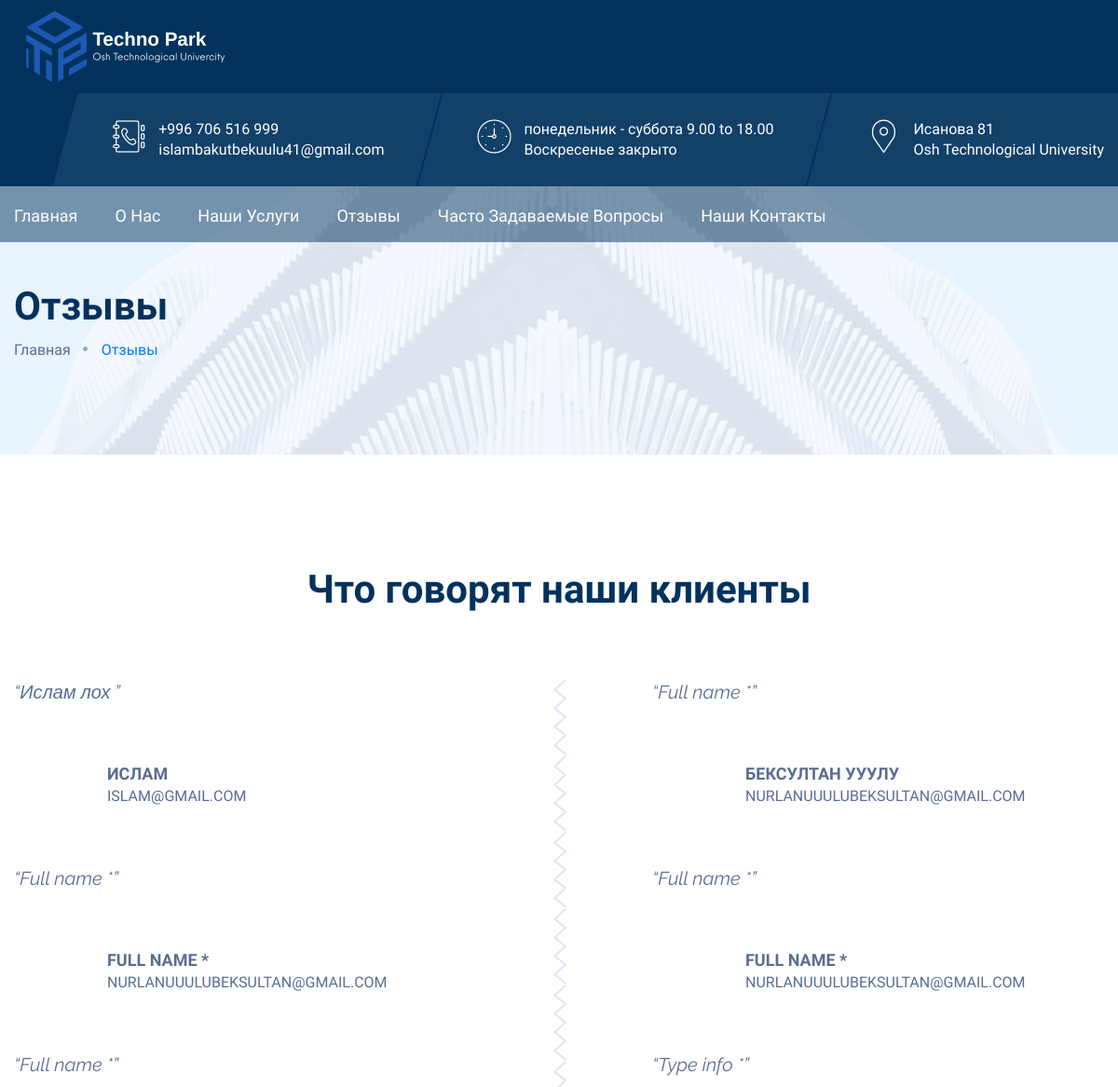
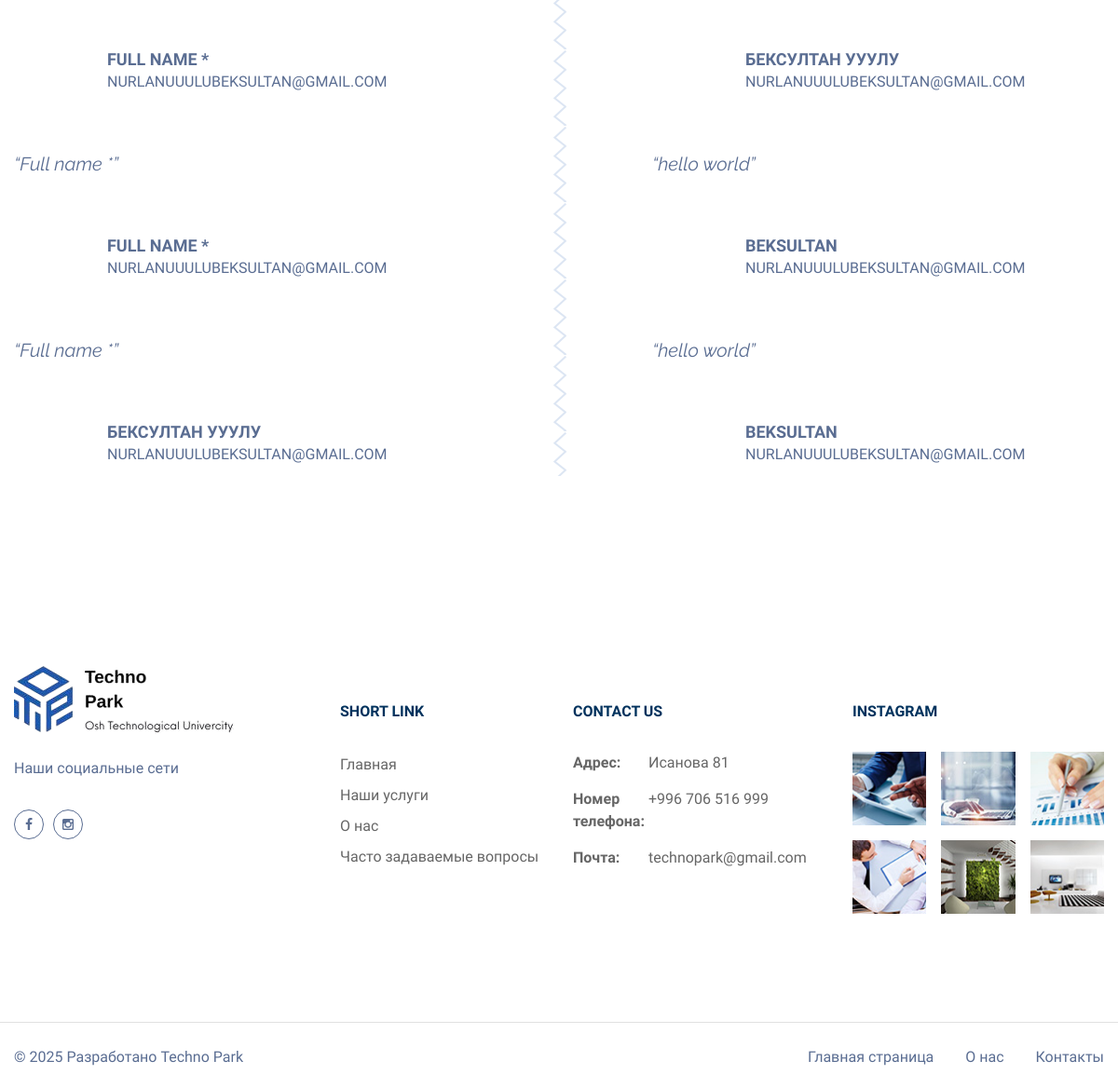
Screenshot of /testimonials with the database file from the repository (2 pictures, top to bottom).
### apps/settings/models.py (models this page shows, shortened)
class Contact(models.Model):
    full_name = models.CharField(
        max_length=155
    )
    email = models.EmailField()
    type_info = models.CharField(
        max_length=155
    )
    message = models.TextField()
    class Meta:
        verbose_name_plural = 'Форма Обратной связи'

### apps/settings/views.py (the view)
# urls.py: path("testimonials", testimonials, name='testimonials'),
def testimonials(request):
    contacts = Contact.objects.order_by('-id')[:10]  # последние 10 отзывов
    first_five = contacts[:5]
    last_five = contacts[5:]
    return render(request, 'base/testimonials.html', {
        'first_five': first_five,
        'last_five': last_five
    })

### templates/base/testimonials.html (shortened to what this page needs)
{% extends 'include/homepage.html' %}
{%load static%}
{%block content%}
<div class="page-wrapper">
           {% include 'include/header.html' %}
    <section class="page-title">
    	<div class="image-layer" style="background-image:url({% static 'images/background/7.jpg' %});"></div>
        <div class="auto-container">
        	<h1>Отзывы</h1>
            <div class="bread-crumb">
            	<ul class="clearfix">
                	<li><a href="{% url 'index' %}">Главная</a></li>
                    <li class="active">Отзывы</li>
                </ul>
            </div>
        </div>
    </section>
    <section class="testimonials-three">
    	<div class="auto-container">
            <div class="sec-title centered">
            	<h1>Что говорят наши клиенты</h1>
            </div>
            <div class="outer-box">
            	<div class="clearfix">
                    <div class="testi-column col-md-6 col-sm-12 col-xs-12">
                        {% for contact in first_five %}
                        <div class="testimonial-block">
                            <div class="inner">
                                <div class="text">“{{ contact.message }}”</div>
                                <div class="info">
                                    <h4>{{ contact.full_name }}</h4>
                                    <div class="designation">{{ contact.email }}</div>
                                </div>
                            </div>
                        </div>
                        {% endfor %}
                    </div>
                    <div class="testi-column col-md-6 col-sm-12 col-xs-12">
                        {% for contact in last_five %}
                        <div class="testimonial-block">
                            <div class="inner">
                                <div class="text">“{{ contact.message }}”</div>
                                <div class="info">
                                    <h4>{{ contact.full_name }}</h4>
                                    <div class="designation">{{ contact.email }}</div>
                                </div>
                            </div>
                        </div>
                        {% endfor %}
                    </div>
            	</div>
            </div>
        </div>
    </section>
       {% include 'include/footer.html' %}
</div>
{% endblock %}

### templates/include/homepage.html (shortened to what this page needs)
{% load static %}
<!DOCTYPE html>
<html>
<head>
<link href="{% static 'css/bootstrap.css' %}" rel="stylesheet">
<link href="{% static 'plugins/revolution/css/settings.css' %}" rel="stylesheet" type="text/css">
<link href="{% static 'plugins/revolution/css/layers.css' %}" rel="stylesheet" type="text/css">
<link href="{% static 'plugins/revolution/css/navigation.css' %}" rel="stylesheet" type="text/css">
<link href="{% static 'css/style.css' %}" rel="stylesheet">
<link href="{% static 'css/responsive.css' %}" rel="stylesheet">
<link href="{% static 'css/color-switcher-design.css' %}" rel="stylesheet">
<link id="theme-color-file" href="{% static 'css/color-themes/default-theme.css' %}" rel="stylesheet">
</head>
<body>
    {%block content%}
    {%endblock%}
</body>
</html>

### templates/include/header.html (shortened to what this page needs)
{% load static %}
<header class="main-header header-style-one">
    <div class="header-upper">
        <div class="auto-container">
            <div class="clearfix">
                <div class="logo-box">
                    <div class="logo">
                        <a href="{% url 'index' %}">
                            <img src="{% static 'images/logo-index.png' %}" alt="Logo" title="Logo">
                        </a>
                    </div>
                </div>
                <div class="upper-right">
                    <div class="clearfix">
                        <div class="upper-column info-box">
                            <div class="icon-box"><span class="flaticon-phone-book"></span></div>
                            <ul>
                                <li>+996 706 516 999 <br>islambakutbekuulu41@gmail.com</li>
                            </ul>
                        </div>
                        <div class="upper-column info-box">
                            <div class="icon-box"><span class="flaticon-clock"></span></div>
                            <ul>
                                <li>понедельник - суббота 9.00 to 18.00 <br>Воскресенье закрыто</li>
                            </ul>
                        </div>
                        <div class="upper-column info-box">
                            <div class="icon-box"><span class="flaticon-placeholder-2"></span></div>
                            <ul>
                                <li>Исанова 81 <br>Osh Technological University </li>
                            </ul>
                        </div>
                    </div>
                </div>
            </div>
        </div>
    </div>
    <div class="header-lower">
        <div class="auto-container">
            <div class="nav-outer clearfix">
                <nav class="main-menu">
                    <div class="navbar-collapse collapse clearfix">
                        <ul class="navigation clearfix">
                            <li><a href="{% url 'index' %}">Главная</a></li>
                            <li><a href="{% url 'about' %}">О нас</a></li>
                            <li><a href="{% url 'services' %}">Наши Услуги</a></li>
                            <li><a href="{% url 'testimonials' %}">Отзывы</a></li>
                            <li><a href="{% url 'faq' %}">Часто задаваемые вопросы</a></li>
                            <li><a href="{% url 'contact' %}">Наши контакты</a></li>
                        </ul>
                    </div>
                </nav>
            </div>
        </div>
    </div>
</header>

### templates/include/footer.html
{% load static %}
<footer class="main-footer">
        <div class="footer-upper">
            <div class="auto-container">
                <div class="row clearfix">
                    <div class="big-column col-md-6 col-sm-12 col-xs-12">
                        <div class="row clearfix">
                            <div class="footer-column col-md-7 col-sm-6 col-xs-12">
                                <div class="footer-widget about-widget">
                                    <div class="widget-inner">
                                        <div class="logo"><img src="{% static 'images/log.png' %}" alt=""></div>
                                        <div class="text">Наши социальные сети</div>
                                        <div class="social-links">
                                            <ul class="clearfix">
                                                <li><a href="#"><span class="fa fa-facebook-f"></span></a></li>
                                                <li><a href="#"><span class="fa fa-instagram"></span></a></li>
                                            </ul>
                                        </div>
                                    </div>
                                </div>
                            </div>
                            <div class="footer-column col-md-5 col-sm-6 col-xs-12">
                                <div class="footer-widget links-widget">
                                    <div class="widget-inner">
                                        <h3>Short Link</h3>
                                        <div class="links">
                                            <ul>
                                                <li><a href="{% url 'index' %}">Главная</a></li>
                                                <li><a href="{% url 'services' %}">Наши услуги</a></li>
                                                <li><a href="{% url 'about' %}">О нас</a></li>
                                                <li><a href="{% url 'faq' %}">Часто задаваемые вопросы</a></li>
                                            </ul>
                                        </div>
                                    </div>
                                </div>
                            </div>
                        </div>
                    </div>
                    <div class="big-column col-md-6 col-sm-12 col-xs-12">
                        <div class="row clearfix">
                            <div class="footer-column col-md-6 col-sm-6 col-xs-12">
                                <div class="footer-widget info-widget">
                                    <div class="widget-inner">
                                        <h3>Contact Us</h3>
                                        <div class="info">
                                            <ul>
                                                <li class="clearfix"><strong>Адрес: </strong> <span class="txt">Исанова 81</span></li>
                                                <li class="clearfix"><strong>Номер телефона: </strong> <span class="txt">+996 706 516 999</span></li>
                                                <li class="clearfix"><strong>Почта: </strong> <span class="txt">technopark@gmail.com</span></li>
                                            </ul>
                                        </div>
                                    </div>
                                </div>
                            </div>
                            <div class="footer-column col-md-6 col-sm-6 col-xs-12">
                                <div class="footer-widget gallery-widget">
                                    <div class="widget-inner">
                                        <h3>Instagram</h3>
                                        <div class="images clearfix">
                                            <figure class="image-box"><a href="{% static 'images/resource/image-2.jpg' %}" class="lightbox-image" title="Image Title"><img src="{% static 'images/gallery/footer-thumb-1.jpg' %}" alt=""></a></figure>
                                            <figure class="image-box"><a href="{% static 'images/resource/image-3.jpg' %}" class="lightbox-image" title="Image Title"><img src="{% static 'images/gallery/footer-thumb-2.jpg' %}" alt=""></a></figure>
                                            <figure class="image-box"><a href="{% static 'images/resource/image-4.jpg' %}" class="lightbox-image" title="Image Title"><img src="{% static 'images/gallery/footer-thumb-3.jpg' %}" alt=""></a></figure>
                                            <figure class="image-box"><a href="{% static 'images/resource/image-5.jpg' %}" class="lightbox-image" title="Image Title"><img src="{% static 'images/gallery/footer-thumb-4.jpg' %}" alt=""></a></figure>
                                            <figure class="image-box"><a href="{% static 'images/resource/image-6.jpg' %}" class="lightbox-image" title="Image Title"><img src="{% static 'images/gallery/footer-thumb-5.jpg' %}" alt=""></a></figure>
                                            <figure class="image-box"><a href="{% static 'images/resource/image-7.jpg' %}" class="lightbox-image" title="Image Title"><img src="{% static 'images/gallery/footer-thumb-6.jpg' %}" alt=""></a></figure>
                                        </div>
                                    </div>
                                </div>
                            </div>
                        </div>
                    </div>
                </div>
            </div>
        </div>
        <div class="footer-bottom">
        	<div class="auto-container">
                <div class="row clearfix">
                    <div class="col-md-6 col-sm-12 col-xs-12">
                        <div class="copyright">&copy; 2025 Разработано Techno Park</div>
                    </div>
                    <div class="col-md-6 col-sm-12 col-xs-12">
                        <div class="footer-nav clearfix">
                            <ul class="clearfix">
                                <li><a href="{% url 'index' %}">Главная страница</a></li>
                                <li><a href="{% url 'about' %}">О нас</a></li>
                                <li><a href="{% url 'contact' %}">Контакты</a></li>
                            </ul>
                        </div>
                    </div>
                </div>
            </div>
        </div>
    </footer>

### static/css/responsive.css (style rules this page uses)
@media only screen and (max-width: 5000px) { .page-wrapper { overflow:hidden; } }

### static/css/color-themes/default-theme.css (style rules this page uses)
.btn-style-one:hover, .btn-style-three:hover, .btn-style-four, .main-header .header-top .info li a, .header-style-two .options-box .search-box .search-box-btn, .header-style-two .options-box .lang-box .lang-btn, .main-header .options-box .lang-box .dropdown-menu > li > a, .sec-title h1, .sec-title-two h1, .about-section .left-column h2, .about-section .left-column .info, .about-section .right-column .link-box a, .service-block-one h3, .service-block-one h3 a, .why-we .text-column h2, .list-style-one li, .news-block-one h3, .news-block-one h3 a, .news-block-one .post-info, .main-footer .footer-upper h3, .service-block-two h3, .service-block-two h3 a, .service-block-three h3, .service-block-three h3 a, .team-block h3, .team-block h3 a, .accordion-box .block .acc-btn, .news-block-two h3, .news-block-two h3 a, .default-section .fun-facts .count-outer, .page-title h1, .about-three .title-column h2, .history-block-one h3, .history-block-one h3 a, .funfacts-section .fun-facts .count-outer, .testimonials-three .load-more a, .sidebar .search-box .form-group button, .latest-posts .post h4, .latest-posts .post h4 a, .blog-detail .inner-box h2, .author-box .author-comment .inner-box h3, .sidebar-page-container .group-title h2, .comments-area .comment-box strong, .faq-tabs .tab .faq-block h3, .mixitup-gallery .filters li.active, .mixitup-gallery .filters li:hover, .case-block-three .inner-box h3, .case-block-three .inner-box h3 a, .case-block-three .inner-box .link-box a, .gallery-section .load-more a, .styled-pagination li a, .service-block-four h3, .service-block-four h3 a, .service-block-four .post-info, .service-single h2, .careers-page .left-side h3, .careers-page .left-side .jobs-widget ul li:hover a, .careers-page .left-side .jobs-widget ul li.current a, .careers-page .career-block h2, .careers-page .load-more a { color:#00325d; }
.btn-style-three, .main-header .main-box, .main-header .header-upper, .main-menu .navigation > li > ul > li:hover > a, .main-menu .navigation > li > ul > li > ul > li:hover > a, .main-header .options-box .lang-box .dropdown-menu > li > a:hover, .main-header .options-box .lang-box .dropdown-menu > li > a:focus, .testimonials-section:before, .cases-section .cases-carousel .owl-dots .owl-dot.active span, .sponsors-section, .footer-style-two, .footer-style-two .footer-bottom, .call-to-action, .fullwidth-section:before, .fullwidth-section .content-column, .callback-box .callback-header, .about-four, .faq-tabs .tab-buttons .tab-btn:hover, .faq-tabs .tab-buttons .tab-btn.active-btn, .comming-soon:before, .subscribe-section .subscribe-form .form-group input[type="submit"], .subscribe-section .subscribe-form button, .service-single .nav-side ul li:hover a, .service-single .nav-side ul li.current a, .careers-page .search-form .form-group input[type="submit"], .careers-page .search-form button, .info-section { background-color:#00325d; }
.main-header .header-lower { background:rgba(0,50,93,0.50); }
.btn-style-three, .btn-style-three:hover, .main-header .info-box:before, .cases-section .cases-carousel .owl-dots .owl-dot span, .faq-tabs .tab-buttons .tab-btn:hover, .faq-tabs .tab-buttons .tab-btn.active-btn, .subscribe-section .subscribe-form .form-group input[type="text"], .subscribe-section .subscribe-form .form-group input[type="tel"], .subscribe-section .subscribe-form .form-group input[type="email"], .subscribe-section .subscribe-form .form-group textarea, .styled-pagination li a { border-color:#00325d; }

### rows the page displays
Contact: message "Ислам лох", full_name "ИСЛАМ", email "ISLAM@GMAIL.COM"
Contact: message "Full name *", full_name "FULL NAME *", email "NURLANUUULUBEKSULTAN@GMAIL.COM"
Contact: message "Full name *", full_name "FULL NAME *", email "NURLANUUULUBEKSULTAN@GMAIL.COM"
Contact: message "Full name *", full_name "FULL NAME *", email "NURLANUUULUBEKSULTAN@GMAIL.COM"
Contact: message "Full name *", full_name "БЕКСУЛТАН УУУЛУ", email "NURLANUUULUBEKSULTAN@GMAIL.COM"
Contact: message "Full name *", full_name "БЕКСУЛТАН УУУЛУ", email "NURLANUUULUBEKSULTAN@GMAIL.COM"
Contact: message "Full name *", full_name "FULL NAME *", email "NURLANUUULUBEKSULTAN@GMAIL.COM"
Contact: message "Type info *", full_name "БЕКСУЛТАН УУУЛУ", email "NURLANUUULUBEKSULTAN@GMAIL.COM"
Contact: message "hello world", full_name "BEKSULTAN", email "NURLANUUULUBEKSULTAN@GMAIL.COM"
Contact: message "hello world", full_name "BEKSULTAN", email "NURLANUUULUBEKSULTAN@GMAIL.COM"
